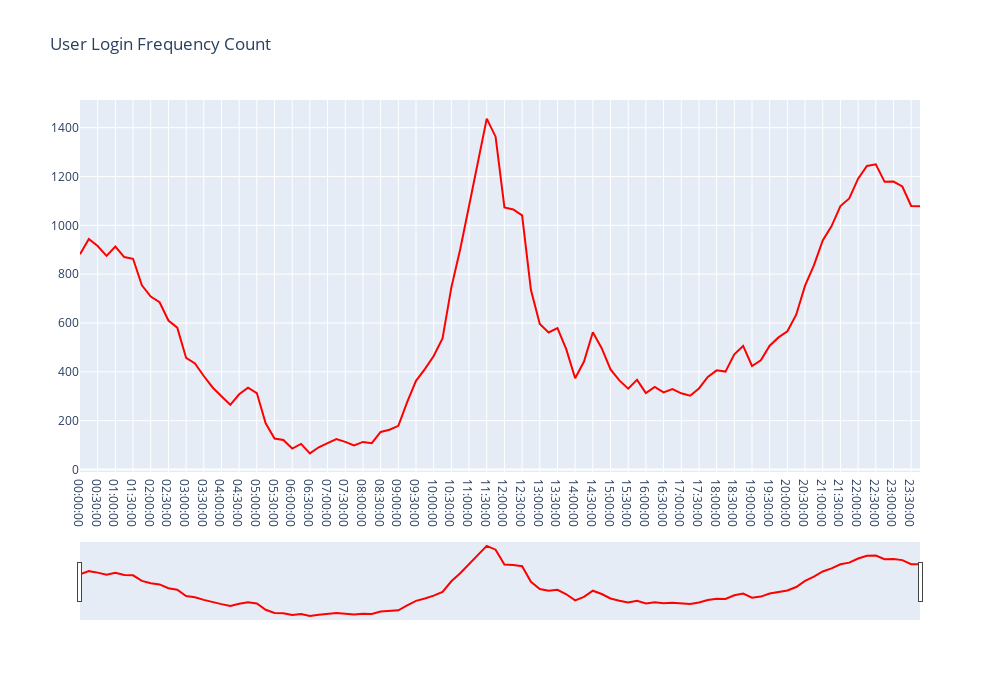

Write notebook code for a chart like this one.
### Code cell
# Weekday Login Counts
time_graph(count_week)
